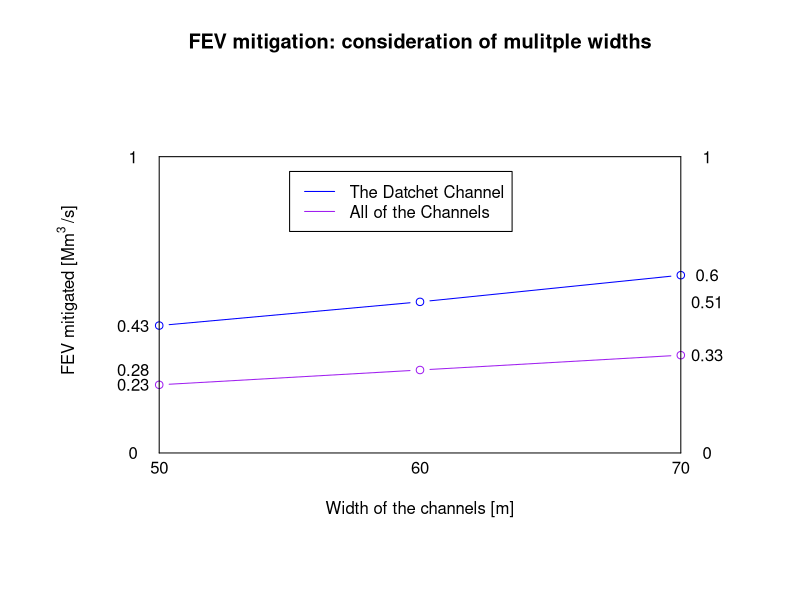

Source code (R):
# Creating a new matrix [1].
sev=matrix(nrow=3, ncol=1)
sev[1]=0.43
sev[2]=0.51
sev[3]=0.60

# Creating a new matrix [1].
nin=matrix(nrow=3, ncol=1)
nin[1]=0.23
nin[2]=0.28
nin[3]=0.33

# Creating a new matrix [1].
wid=matrix(nrow=3, ncol=1)
wid[1]=0
wid[2]=1/2
wid[3]=1

plot(0, 0, axes=F, xlim=cbind(-0.1,1.1), ylim=cbind(-0.1,1.2), type="l", xlab="", ylab="", main="FEV mitigation: consideration of mulitple widths") 
# creating an empty graph [2, p.104-5][3]

lines(x=wid, y=sev, type="b", lty=1, lwd=1, col="blue") # [2, p.104-5]
lines(x=wid, y=nin, type="b", lty=1, lwd=1, col="purple")

segments(0, 0, 0, 1, lty=1)
# Notified of segments function by fellow project member [4]. 
# Looked at RStudio help section for structure.
segments(0, 0, 1, 0, lty=1)
segments(1, 0, 1, 1, lty=1)
segments(1, 1, 0, 1, lty=1)

# help with setting up legend:[5]
# http://www.sthda.com/english/wiki/add-legends-to-plots-in-r-software-the-easiest-way
legend(0.25 , 0.95, cbind("The Datchet Channel", "All of the Channels"), col=cbind("blue","purple"), lty=cbind(1,1), lwd=cbind(1,1))

# Adding axis labels; notified of text function by [2, p.105]. 
# Looked at RStudio help section
text(cbind(0,1/2,1), 
     cbind(-0.05,-0.05,-0.05), 
     cbind(50, 60, 70))

text(cbind(-0.05,-0.05,-0.05,-0.05,-0.05),
     cbind(0,0.23,0.28,0.43,1), 
     cbind(0,0.23,0.28,0.43,1))

text(cbind(1.05,1.05,1.05,1.05,1.05),
     cbind(0,0.33,0.51,0.60,1), 
     cbind(0,0.33,0.51,0.60,1))

mtext("Width of the channels [m]", 1)
# Notified of mtext function by [2, p.105].
mtext(expression("FEV mitigated [Mm"^"3"~"/s]"), 2)
# Found expression function via [6]
# expression used for subscript, superscript, and etc; 
# how to correctly insert non-ASCII characters given by: [7].
